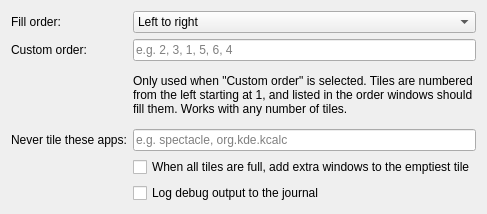
<?xml version="1.0" encoding="UTF-8"?>
<ui version="4.0">
 <class>MasterTileConfig</class>
 <widget class="QWidget" name="MasterTileConfig">
  <layout class="QFormLayout" name="formLayout">
   <item row="0" column="0">
    <widget class="QLabel" name="labelOrder">
     <property name="text">
      <string>Fill order:</string>
     </property>
    </widget>
   </item>
   <item row="0" column="1">
    <widget class="QComboBox" name="kcfg_FillOrder">
     <item>
      <property name="text">
       <string>Left to right</string>
      </property>
     </item>
     <item>
      <property name="text">
       <string>Right to left</string>
      </property>
     </item>
     <item>
      <property name="text">
       <string>Middle first, then outward (right side first)</string>
      </property>
     </item>
     <item>
      <property name="text">
       <string>Middle first, then outward (left side first)</string>
      </property>
     </item>
     <item>
      <property name="text">
       <string>Custom order (set below)</string>
      </property>
     </item>
    </widget>
   </item>
   <item row="1" column="0">
    <widget class="QLabel" name="labelCustom">
     <property name="text">
      <string>Custom order:</string>
     </property>
    </widget>
   </item>
   <item row="1" column="1">
    <widget class="QLineEdit" name="kcfg_CustomOrder">
     <property name="placeholderText">
      <string>e.g. 2, 3, 1, 5, 6, 4</string>
     </property>
    </widget>
   </item>
   <item row="2" column="1">
    <widget class="QLabel" name="labelCustomHelp">
     <property name="text">
      <string>Only used when &quot;Custom order&quot; is selected. Tiles are numbered from the left starting at 1, and listed in the order windows should fill them. Works with any number of tiles.</string>
     </property>
     <property name="wordWrap">
      <bool>true</bool>
     </property>
    </widget>
   </item>
   <item row="3" column="0">
    <widget class="QLabel" name="labelIgnored">
     <property name="text">
      <string>Never tile these apps:</string>
     </property>
    </widget>
   </item>
   <item row="3" column="1">
    <widget class="QLineEdit" name="kcfg_IgnoredClasses">
     <property name="placeholderText">
      <string>e.g. spectacle, org.kde.kcalc</string>
     </property>
    </widget>
   </item>
   <item row="4" column="1">
    <widget class="QCheckBox" name="kcfg_StackExtra">
     <property name="text">
      <string>When all tiles are full, add extra windows to the emptiest tile</string>
     </property>
    </widget>
   </item>
   <item row="5" column="1">
    <widget class="QCheckBox" name="kcfg_Debug">
     <property name="text">
      <string>Log debug output to the journal</string>
     </property>
    </widget>
   </item>
  </layout>
 </widget>
 <resources/>
 <connections/>
</ui>
